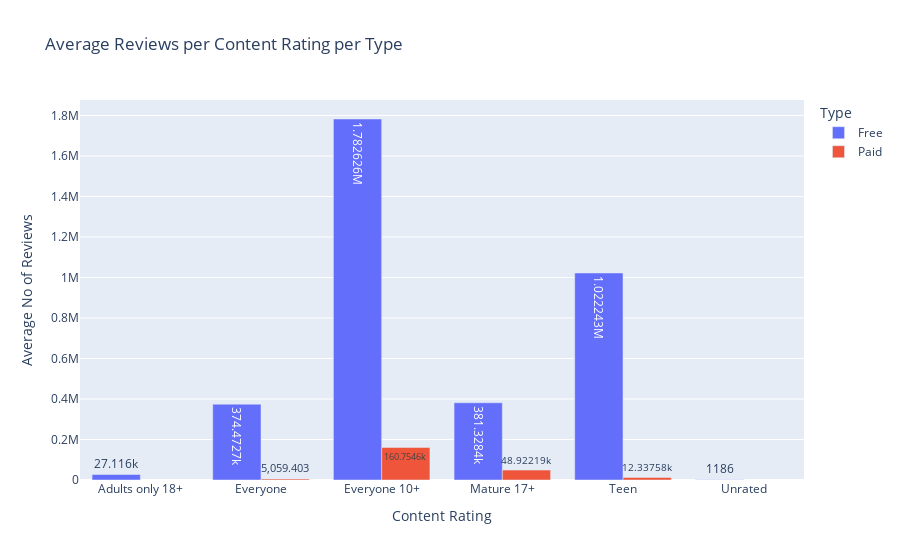

The cell this chart's notebook holds for it:
### Code cell
px.bar(data_frame= content_type_review, x= 'Content Rating', y= 'Reviews',
       labels= {'Reviews' : 'Average No of Reviews'}, title= 'Average Reviews per Content Rating per Type',
       text_auto= True, color= 'Type', barmode= 'group')

### Figure 1 — Plotly figure (JSON) as saved in the notebook; plotly's stock layout.template omitted (floating-point values rounded to 4 significant figures)
{"data": [{"alignmentgroup": "True", "hovertemplate": "Type=Free<br>Content Rating=%{x}<br>Average No of Reviews=%{y}<extra></extra>", "legendgroup": "Free", "marker": {"color": "#636efa", "pattern": {"shape": ""}}, "name": "Free", "offsetgroup": "Free", "orientation": "v", "showlegend": true, "textposition": "auto", "texttemplate": "%{y}", "type": "bar", "x": ["Adults only 18+", "Everyone", "Everyone 10+", "Mature 17+", "Teen", "Unrated"], "xaxis": "x", "y": [27116, 374500.0, 1783000.0, 381300.0, 1022000.0, 1186], "yaxis": "y"}, {"alignmentgroup": "True", "hovertemplate": "Type=Paid<br>Content Rating=%{x}<br>Average No of Reviews=%{y}<extra></extra>", "legendgroup": "Paid", "marker": {"color": "#EF553B", "pattern": {"shape": ""}}, "name": "Paid", "offsetgroup": "Paid", "orientation": "v", "showlegend": true, "textposition": "auto", "texttemplate": "%{y}", "type": "bar", "x": ["Everyone", "Everyone 10+", "Mature 17+", "Teen"], "xaxis": "x", "y": [5059.0, 160800.0, 48920.0, 12340.0], "yaxis": "y"}], "layout": {"barmode": "group", "legend": {"title": {"text": "Type"}, "tracegroupgap": 0}, "title": {"text": "Average Reviews per Content Rating per Type"}, "xaxis": {"anchor": "y", "domain": [0, 1], "title": {"text": "Content Rating"}}, "yaxis": {"anchor": "x", "domain": [0, 1], "title": {"text": "Average No of Reviews"}}}}
